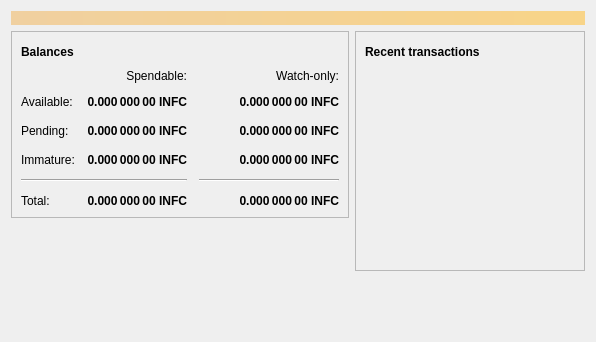
<?xml version="1.0" encoding="UTF-8"?>
<ui version="4.0">
 <class>OverviewPage</class>
 <widget class="QWidget" name="OverviewPage">
  <property name="geometry">
   <rect>
    <x>0</x>
    <y>0</y>
    <width>596</width>
    <height>342</height>
   </rect>
  </property>
  <property name="windowTitle">
   <string>Form</string>
  </property>
  <layout class="QVBoxLayout" name="topLayout">
   <item>
    <widget class="QLabel" name="labelAlerts">
     <property name="visible">
      <bool>false</bool>
     </property>
     <property name="styleSheet">
      <string notr="true">QLabel { background-color: qlineargradient(x1: 0, y1: 0, x2: 1, y2: 0, stop:0 #F0D0A0, stop:1 #F8D488); color:#000000; }</string>
     </property>
     <property name="wordWrap">
      <bool>true</bool>
     </property>
     <property name="margin">
      <number>3</number>
     </property>
     <property name="textInteractionFlags">
      <set>Qt::TextSelectableByMouse</set>
     </property>
    </widget>
   </item>
   <item>
    <layout class="QHBoxLayout" name="horizontalLayout" stretch="1,1">
     <item>
      <layout class="QVBoxLayout" name="verticalLayout_2">
       <item>
        <widget class="QFrame" name="frame">
         <property name="frameShape">
          <enum>QFrame::StyledPanel</enum>
         </property>
         <property name="frameShadow">
          <enum>QFrame::Raised</enum>
         </property>
         <layout class="QVBoxLayout" name="verticalLayout_4">
          <item>
           <layout class="QHBoxLayout" name="horizontalLayout_4">
            <item>
             <widget class="QLabel" name="label_5">
              <property name="font">
               <font>
                <weight>75</weight>
                <bold>true</bold>
               </font>
              </property>
              <property name="text">
               <string>Balances</string>
              </property>
             </widget>
            </item>
            <item>
             <widget class="QPushButton" name="labelWalletStatus">
              <property name="enabled">
               <bool>true</bool>
              </property>
              <property name="maximumSize">
               <size>
                <width>30</width>
                <height>16777215</height>
               </size>
              </property>
              <property name="toolTip">
               <string>The displayed information may be out of date. Your wallet automatically synchronizes with the Infcoin network after a connection is established, but this process has not completed yet.</string>
              </property>
              <property name="text">
               <string/>
              </property>
              <property name="icon">
               <iconset resource="../bitcoin.qrc">
                <normaloff>:/icons/warning</normaloff>
                <disabledoff>:/icons/warning</disabledoff>:/icons/warning</iconset>
              </property>
              <property name="iconSize">
               <size>
                <width>24</width>
                <height>24</height>
               </size>
              </property>
              <property name="flat">
               <bool>true</bool>
              </property>
             </widget>
            </item>
            <item>
             <spacer name="horizontalSpacer_3">
              <property name="orientation">
               <enum>Qt::Horizontal</enum>
              </property>
              <property name="sizeHint" stdset="0">
               <size>
                <width>40</width>
                <height>20</height>
               </size>
              </property>
             </spacer>
            </item>
           </layout>
          </item>
          <item>
           <layout class="QGridLayout" name="gridLayout">
            <property name="spacing">
             <number>12</number>
            </property>
            <item row="2" column="2">
             <widget class="QLabel" name="labelWatchPending">
              <property name="font">
               <font>
                <weight>75</weight>
                <bold>true</bold>
               </font>
              </property>
              <property name="cursor">
               <cursorShape>IBeamCursor</cursorShape>
              </property>
              <property name="toolTip">
               <string>Unconfirmed transactions to watch-only addresses</string>
              </property>
              <property name="text">
               <string notr="true">0.000 000 00 INFC</string>
              </property>
              <property name="alignment">
               <set>Qt::AlignRight|Qt::AlignTrailing|Qt::AlignVCenter</set>
              </property>
              <property name="textInteractionFlags">
               <set>Qt::LinksAccessibleByMouse|Qt::TextSelectableByKeyboard|Qt::TextSelectableByMouse</set>
              </property>
             </widget>
            </item>
            <item row="2" column="1">
             <widget class="QLabel" name="labelUnconfirmed">
              <property name="font">
               <font>
                <weight>75</weight>
                <bold>true</bold>
               </font>
              </property>
              <property name="cursor">
               <cursorShape>IBeamCursor</cursorShape>
              </property>
              <property name="toolTip">
               <string>Total of transactions that have yet to be confirmed, and do not yet count toward the spendable balance</string>
              </property>
              <property name="text">
               <string notr="true">0.000 000 00 INFC</string>
              </property>
              <property name="alignment">
               <set>Qt::AlignRight|Qt::AlignTrailing|Qt::AlignVCenter</set>
              </property>
              <property name="textInteractionFlags">
               <set>Qt::LinksAccessibleByMouse|Qt::TextSelectableByKeyboard|Qt::TextSelectableByMouse</set>
              </property>
             </widget>
            </item>
            <item row="3" column="2">
             <widget class="QLabel" name="labelWatchImmature">
              <property name="font">
               <font>
                <weight>75</weight>
                <bold>true</bold>
               </font>
              </property>
              <property name="cursor">
               <cursorShape>IBeamCursor</cursorShape>
              </property>
              <property name="toolTip">
               <string>Mined balance in watch-only addresses that has not yet matured</string>
              </property>
              <property name="text">
               <string notr="true">0.000 000 00 INFC</string>
              </property>
              <property name="alignment">
               <set>Qt::AlignRight|Qt::AlignTrailing|Qt::AlignVCenter</set>
              </property>
              <property name="textInteractionFlags">
               <set>Qt::LinksAccessibleByMouse|Qt::TextSelectableByKeyboard|Qt::TextSelectableByMouse</set>
              </property>
             </widget>
            </item>
            <item row="4" column="0" colspan="2">
             <widget class="Line" name="line">
              <property name="orientation">
               <enum>Qt::Horizontal</enum>
              </property>
             </widget>
            </item>
            <item row="4" column="2">
             <widget class="Line" name="lineWatchBalance">
              <property name="sizePolicy">
               <sizepolicy hsizetype="Preferred" vsizetype="Fixed">
                <horstretch>0</horstretch>
                <verstretch>0</verstretch>
               </sizepolicy>
              </property>
              <property name="minimumSize">
               <size>
                <width>140</width>
                <height>0</height>
               </size>
              </property>
              <property name="orientation">
               <enum>Qt::Horizontal</enum>
              </property>
             </widget>
            </item>
            <item row="5" column="0">
             <widget class="QLabel" name="labelTotalText">
              <property name="text">
               <string>Total:</string>
              </property>
             </widget>
            </item>
            <item row="3" column="1">
             <widget class="QLabel" name="labelImmature">
              <property name="font">
               <font>
                <weight>75</weight>
                <bold>true</bold>
               </font>
              </property>
              <property name="cursor">
               <cursorShape>IBeamCursor</cursorShape>
              </property>
              <property name="toolTip">
               <string>Mined balance that has not yet matured</string>
              </property>
              <property name="text">
               <string notr="true">0.000 000 00 INFC</string>
              </property>
              <property name="alignment">
               <set>Qt::AlignRight|Qt::AlignTrailing|Qt::AlignVCenter</set>
              </property>
              <property name="textInteractionFlags">
               <set>Qt::LinksAccessibleByMouse|Qt::TextSelectableByKeyboard|Qt::TextSelectableByMouse</set>
              </property>
             </widget>
            </item>
            <item row="2" column="3">
             <spacer name="horizontalSpacer_2">
              <property name="orientation">
               <enum>Qt::Horizontal</enum>
              </property>
              <property name="sizeHint" stdset="0">
               <size>
                <width>40</width>
                <height>20</height>
               </size>
              </property>
             </spacer>
            </item>
            <item row="3" column="0">
             <widget class="QLabel" name="labelImmatureText">
              <property name="text">
               <string>Immature:</string>
              </property>
             </widget>
            </item>
            <item row="5" column="1">
             <widget class="QLabel" name="labelTotal">
              <property name="font">
               <font>
                <weight>75</weight>
                <bold>true</bold>
               </font>
              </property>
              <property name="cursor">
               <cursorShape>IBeamCursor</cursorShape>
              </property>
              <property name="toolTip">
               <string>Your current total balance</string>
              </property>
              <property name="text">
               <string notr="true">0.000 000 00 INFC</string>
              </property>
              <property name="alignment">
               <set>Qt::AlignRight|Qt::AlignTrailing|Qt::AlignVCenter</set>
              </property>
              <property name="textInteractionFlags">
               <set>Qt::LinksAccessibleByMouse|Qt::TextSelectableByKeyboard|Qt::TextSelectableByMouse</set>
              </property>
             </widget>
            </item>
            <item row="5" column="2">
             <widget class="QLabel" name="labelWatchTotal">
              <property name="font">
               <font>
                <weight>75</weight>
                <bold>true</bold>
               </font>
              </property>
              <property name="cursor">
               <cursorShape>IBeamCursor</cursorShape>
              </property>
              <property name="toolTip">
               <string>Current total balance in watch-only addresses</string>
              </property>
              <property name="text">
               <string notr="true">0.000 000 00 INFC</string>
              </property>
              <property name="alignment">
               <set>Qt::AlignRight|Qt::AlignTrailing|Qt::AlignVCenter</set>
              </property>
              <property name="textInteractionFlags">
               <set>Qt::LinksAccessibleByMouse|Qt::TextSelectableByKeyboard|Qt::TextSelectableByMouse</set>
              </property>
             </widget>
            </item>
            <item row="0" column="2">
             <widget class="QLabel" name="labelWatchonly">
              <property name="text">
               <string>Watch-only:</string>
              </property>
              <property name="alignment">
               <set>Qt::AlignRight|Qt::AlignTrailing|Qt::AlignVCenter</set>
              </property>
             </widget>
            </item>
            <item row="1" column="0">
             <widget class="QLabel" name="labelBalanceText">
              <property name="text">
               <string>Available:</string>
              </property>
             </widget>
            </item>
            <item row="1" column="1">
             <widget class="QLabel" name="labelBalance">
              <property name="font">
               <font>
                <weight>75</weight>
                <bold>true</bold>
               </font>
              </property>
              <property name="cursor">
               <cursorShape>IBeamCursor</cursorShape>
              </property>
              <property name="toolTip">
               <string>Your current spendable balance</string>
              </property>
              <property name="text">
               <string notr="true">0.000 000 00 INFC</string>
              </property>
              <property name="alignment">
               <set>Qt::AlignRight|Qt::AlignTrailing|Qt::AlignVCenter</set>
              </property>
              <property name="textInteractionFlags">
               <set>Qt::LinksAccessibleByMouse|Qt::TextSelectableByKeyboard|Qt::TextSelectableByMouse</set>
              </property>
             </widget>
            </item>
            <item row="1" column="2">
             <widget class="QLabel" name="labelWatchAvailable">
              <property name="font">
               <font>
                <weight>75</weight>
                <bold>true</bold>
               </font>
              </property>
              <property name="cursor">
               <cursorShape>IBeamCursor</cursorShape>
              </property>
              <property name="toolTip">
               <string>Your current balance in watch-only addresses</string>
              </property>
              <property name="text">
               <string notr="true">0.000 000 00 INFC</string>
              </property>
              <property name="alignment">
               <set>Qt::AlignRight|Qt::AlignTrailing|Qt::AlignVCenter</set>
              </property>
              <property name="textInteractionFlags">
               <set>Qt::LinksAccessibleByMouse|Qt::TextSelectableByKeyboard|Qt::TextSelectableByMouse</set>
              </property>
             </widget>
            </item>
            <item row="2" column="0">
             <widget class="QLabel" name="labelPendingText">
              <property name="text">
               <string>Pending:</string>
              </property>
             </widget>
            </item>
            <item row="0" column="1">
             <widget class="QLabel" name="labelSpendable">
              <property name="text">
               <string>Spendable:</string>
              </property>
              <property name="alignment">
               <set>Qt::AlignRight|Qt::AlignTrailing|Qt::AlignVCenter</set>
              </property>
             </widget>
            </item>
           </layout>
          </item>
         </layout>
        </widget>
       </item>
       <item>
        <spacer name="verticalSpacer">
         <property name="orientation">
          <enum>Qt::Vertical</enum>
         </property>
         <property name="sizeHint" stdset="0">
          <size>
           <width>20</width>
           <height>40</height>
          </size>
         </property>
        </spacer>
       </item>
      </layout>
     </item>
     <item>
      <layout class="QVBoxLayout" name="verticalLayout_3">
       <item>
        <widget class="QFrame" name="frame_2">
         <property name="frameShape">
          <enum>QFrame::StyledPanel</enum>
         </property>
         <property name="frameShadow">
          <enum>QFrame::Raised</enum>
         </property>
         <layout class="QVBoxLayout" name="verticalLayout">
          <item>
           <layout class="QHBoxLayout" name="horizontalLayout_2">
            <item>
             <widget class="QLabel" name="label_4">
              <property name="font">
               <font>
                <weight>75</weight>
                <bold>true</bold>
               </font>
              </property>
              <property name="text">
               <string>Recent transactions</string>
              </property>
             </widget>
            </item>
            <item>
             <widget class="QPushButton" name="labelTransactionsStatus">
              <property name="enabled">
               <bool>true</bool>
              </property>
              <property name="maximumSize">
               <size>
                <width>30</width>
                <height>16777215</height>
               </size>
              </property>
              <property name="toolTip">
               <string>The displayed information may be out of date. Your wallet automatically synchronizes with the Infcoin network after a connection is established, but this process has not completed yet.</string>
              </property>
              <property name="text">
               <string/>
              </property>
              <property name="icon">
               <iconset resource="../bitcoin.qrc">
                <normaloff>:/icons/warning</normaloff>
                <disabledoff>:/icons/warning</disabledoff>:/icons/warning</iconset>
              </property>
              <property name="iconSize">
               <size>
                <width>24</width>
                <height>24</height>
               </size>
              </property>
              <property name="flat">
               <bool>true</bool>
              </property>
             </widget>
            </item>
            <item>
             <spacer name="horizontalSpacer">
              <property name="orientation">
               <enum>Qt::Horizontal</enum>
              </property>
              <property name="sizeHint" stdset="0">
               <size>
                <width>40</width>
                <height>20</height>
               </size>
              </property>
             </spacer>
            </item>
           </layout>
          </item>
          <item>
           <widget class="QListView" name="listTransactions">
            <property name="styleSheet">
             <string notr="true">QListView { background: transparent; }</string>
            </property>
            <property name="frameShape">
             <enum>QFrame::NoFrame</enum>
            </property>
            <property name="verticalScrollBarPolicy">
             <enum>Qt::ScrollBarAlwaysOff</enum>
            </property>
            <property name="horizontalScrollBarPolicy">
             <enum>Qt::ScrollBarAlwaysOff</enum>
            </property>
            <property name="selectionMode">
             <enum>QAbstractItemView::NoSelection</enum>
            </property>
           </widget>
          </item>
         </layout>
        </widget>
       </item>
       <item>
        <spacer name="verticalSpacer_2">
         <property name="orientation">
          <enum>Qt::Vertical</enum>
         </property>
         <property name="sizeHint" stdset="0">
          <size>
           <width>20</width>
           <height>40</height>
          </size>
         </property>
        </spacer>
       </item>
      </layout>
     </item>
    </layout>
   </item>
  </layout>
 </widget>
 <resources/>
 <connections/>
</ui>
